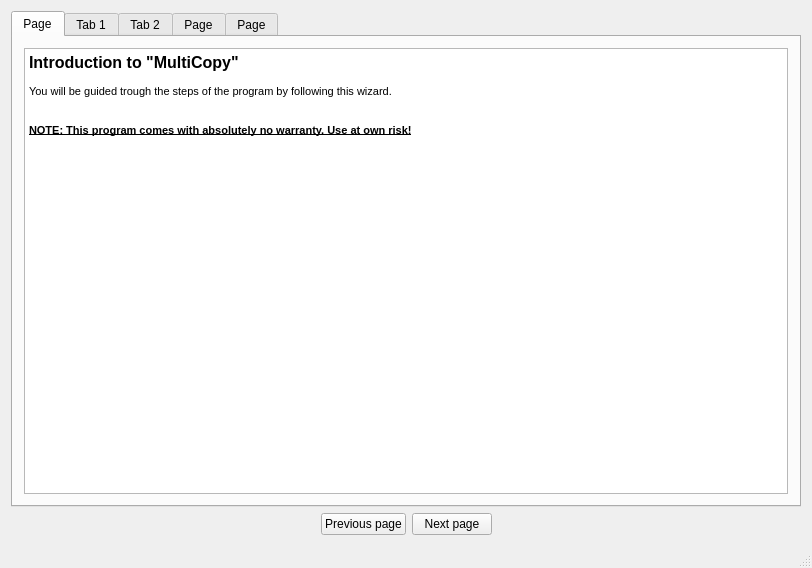
<?xml version="1.0" encoding="UTF-8"?>
<ui version="4.0">
 <class>MainWindow</class>
 <widget class="QMainWindow" name="MainWindow">
  <property name="geometry">
   <rect>
    <x>0</x>
    <y>0</y>
    <width>812</width>
    <height>568</height>
   </rect>
  </property>
  <property name="windowTitle">
   <string>MultiCopy</string>
  </property>
  <property name="locale">
   <locale language="English" country="Denmark"/>
  </property>
  <widget class="QWidget" name="centralWidget">
   <layout class="QVBoxLayout" name="verticalLayout">
    <item>
     <widget class="QTabWidget" name="tabWidget">
      <property name="currentIndex">
       <number>0</number>
      </property>
      <widget class="QWidget" name="tab_5">
       <attribute name="title">
        <string>Page</string>
       </attribute>
       <layout class="QVBoxLayout" name="verticalLayout_9">
        <item>
         <widget class="QTextEdit" name="textEdit">
          <property name="readOnly">
           <bool>true</bool>
          </property>
          <property name="html">
           <string>&lt;!DOCTYPE HTML PUBLIC &quot;-//W3C//DTD HTML 4.0//EN&quot; &quot;http://www.w3.org/TR/REC-html40/strict.dtd&quot;&gt;
&lt;html&gt;&lt;head&gt;&lt;meta name=&quot;qrichtext&quot; content=&quot;1&quot; /&gt;&lt;style type=&quot;text/css&quot;&gt;
p, li { white-space: pre-wrap; }
&lt;/style&gt;&lt;/head&gt;&lt;body style=&quot; font-family:'MS Shell Dlg 2'; font-size:8.25pt; font-weight:400; font-style:normal;&quot;&gt;
&lt;p style=&quot; margin-top:0px; margin-bottom:0px; margin-left:0px; margin-right:0px; -qt-block-indent:0; text-indent:0px;&quot;&gt;&lt;span style=&quot; font-size:12pt; font-weight:600;&quot;&gt;Introduction to &amp;quot;MultiCopy&amp;quot;&lt;/span&gt;&lt;/p&gt;
&lt;p style=&quot;-qt-paragraph-type:empty; margin-top:0px; margin-bottom:0px; margin-left:0px; margin-right:0px; -qt-block-indent:0; text-indent:0px;&quot;&gt;&lt;br /&gt;&lt;/p&gt;
&lt;p style=&quot; margin-top:0px; margin-bottom:0px; margin-left:0px; margin-right:0px; -qt-block-indent:0; text-indent:0px;&quot;&gt;You will be guided trough the steps of the program by following this wizard. &lt;/p&gt;
&lt;p style=&quot;-qt-paragraph-type:empty; margin-top:0px; margin-bottom:0px; margin-left:0px; margin-right:0px; -qt-block-indent:0; text-indent:0px;&quot;&gt;&lt;br /&gt;&lt;/p&gt;
&lt;p style=&quot;-qt-paragraph-type:empty; margin-top:0px; margin-bottom:0px; margin-left:0px; margin-right:0px; -qt-block-indent:0; text-indent:0px;&quot;&gt;&lt;br /&gt;&lt;/p&gt;
&lt;p style=&quot; margin-top:0px; margin-bottom:0px; margin-left:0px; margin-right:0px; -qt-block-indent:0; text-indent:0px;&quot;&gt;&lt;span style=&quot; font-weight:600; text-decoration: underline;&quot;&gt;NOTE: This program comes with absolutely no warranty. Use at own risk!&lt;/span&gt;&lt;/p&gt;&lt;/body&gt;&lt;/html&gt;</string>
          </property>
         </widget>
        </item>
       </layout>
      </widget>
      <widget class="QWidget" name="tab">
       <attribute name="title">
        <string>Tab 1</string>
       </attribute>
       <layout class="QVBoxLayout" name="verticalLayout_6">
        <item>
         <layout class="QGridLayout" name="gridLayout" columnstretch="0,1">
          <item row="0" column="1">
           <widget class="QLabel" name="label_6">
            <property name="font">
             <font>
              <weight>75</weight>
              <bold>true</bold>
             </font>
            </property>
            <property name="text">
             <string>Select one or more directories or files. </string>
            </property>
           </widget>
          </item>
          <item row="0" column="0">
           <widget class="QLabel" name="label_6_icon">
            <property name="sizePolicy">
             <sizepolicy hsizetype="Minimum" vsizetype="Minimum">
              <horstretch>0</horstretch>
              <verstretch>0</verstretch>
             </sizepolicy>
            </property>
            <property name="minimumSize">
             <size>
              <width>32</width>
              <height>32</height>
             </size>
            </property>
            <property name="maximumSize">
             <size>
              <width>32</width>
              <height>32</height>
             </size>
            </property>
            <property name="text">
             <string/>
            </property>
            <property name="pixmap">
             <pixmap resource="resources.qrc">:/icons/Information-icon.png</pixmap>
            </property>
            <property name="scaledContents">
             <bool>true</bool>
            </property>
           </widget>
          </item>
         </layout>
        </item>
        <item>
         <layout class="QVBoxLayout" name="verticalLayout_3">
          <item>
           <widget class="QLabel" name="label">
            <property name="font">
             <font>
              <weight>75</weight>
              <bold>true</bold>
             </font>
            </property>
            <property name="text">
             <string>Source</string>
            </property>
           </widget>
          </item>
          <item>
           <widget class="QTreeView" name="sourceTreeview"/>
          </item>
         </layout>
        </item>
        <item>
         <widget class="QPushButton" name="refreshListButton">
          <property name="toolTip">
           <string>Refreshes the list of devices to choose from.</string>
          </property>
          <property name="text">
           <string>Refresh lists</string>
          </property>
         </widget>
        </item>
        <item>
         <widget class="QLabel" name="label_4">
          <property name="text">
           <string>Use &quot;Control+Click&quot; to select multible items</string>
          </property>
         </widget>
        </item>
        <item>
         <widget class="QLabel" name="label_5">
          <property name="text">
           <string>Use &quot;Shift+Click&quot; to select and interval</string>
          </property>
         </widget>
        </item>
       </layout>
      </widget>
      <widget class="QWidget" name="tab_2">
       <attribute name="title">
        <string>Tab 2</string>
       </attribute>
       <layout class="QVBoxLayout" name="verticalLayout_4">
        <item>
         <layout class="QGridLayout" name="gridLayout_2" columnstretch="0,1">
          <item row="0" column="1">
           <widget class="QLabel" name="label_7">
            <property name="font">
             <font>
              <weight>75</weight>
              <bold>true</bold>
             </font>
            </property>
            <property name="text">
             <string>Select one or more destinations. </string>
            </property>
           </widget>
          </item>
          <item row="0" column="0">
           <widget class="QLabel" name="label_6_icon_2">
            <property name="sizePolicy">
             <sizepolicy hsizetype="Minimum" vsizetype="Minimum">
              <horstretch>0</horstretch>
              <verstretch>0</verstretch>
             </sizepolicy>
            </property>
            <property name="minimumSize">
             <size>
              <width>32</width>
              <height>32</height>
             </size>
            </property>
            <property name="maximumSize">
             <size>
              <width>32</width>
              <height>32</height>
             </size>
            </property>
            <property name="text">
             <string/>
            </property>
            <property name="pixmap">
             <pixmap resource="resources.qrc">:/icons/Information-icon.png</pixmap>
            </property>
            <property name="scaledContents">
             <bool>true</bool>
            </property>
           </widget>
          </item>
         </layout>
        </item>
        <item>
         <widget class="QLabel" name="label_2">
          <property name="font">
           <font>
            <weight>75</weight>
            <bold>true</bold>
           </font>
          </property>
          <property name="text">
           <string>Destination</string>
          </property>
         </widget>
        </item>
        <item>
         <widget class="QTreeView" name="destinationTreeview"/>
        </item>
        <item>
         <widget class="QPushButton" name="refreshListButton_2">
          <property name="toolTip">
           <string>Refreshes the list of devices to choose from.</string>
          </property>
          <property name="text">
           <string>Refresh lists</string>
          </property>
         </widget>
        </item>
        <item>
         <widget class="QLabel" name="label_9">
          <property name="text">
           <string>Use &quot;Control+Click&quot; to select multible items</string>
          </property>
         </widget>
        </item>
        <item>
         <widget class="QLabel" name="label_8">
          <property name="text">
           <string>Use &quot;Shift+Click&quot; to select and interval</string>
          </property>
         </widget>
        </item>
       </layout>
      </widget>
      <widget class="QWidget" name="tab_3">
       <attribute name="title">
        <string>Page</string>
       </attribute>
       <layout class="QVBoxLayout" name="verticalLayout_2">
        <item>
         <layout class="QGridLayout" name="gridLayout_3" columnstretch="0,1">
          <item row="0" column="1">
           <widget class="QLabel" name="label_12">
            <property name="font">
             <font>
              <weight>75</weight>
              <bold>true</bold>
             </font>
            </property>
            <property name="text">
             <string>Select the options that are relevant for your operation.</string>
            </property>
           </widget>
          </item>
          <item row="0" column="0">
           <widget class="QLabel" name="label_6_icon_3">
            <property name="sizePolicy">
             <sizepolicy hsizetype="Minimum" vsizetype="Minimum">
              <horstretch>0</horstretch>
              <verstretch>0</verstretch>
             </sizepolicy>
            </property>
            <property name="minimumSize">
             <size>
              <width>32</width>
              <height>32</height>
             </size>
            </property>
            <property name="maximumSize">
             <size>
              <width>32</width>
              <height>32</height>
             </size>
            </property>
            <property name="text">
             <string/>
            </property>
            <property name="pixmap">
             <pixmap resource="resources.qrc">:/icons/Information-icon.png</pixmap>
            </property>
            <property name="scaledContents">
             <bool>true</bool>
            </property>
           </widget>
          </item>
         </layout>
        </item>
        <item>
         <widget class="QCheckBox" name="validateData">
          <property name="enabled">
           <bool>true</bool>
          </property>
          <property name="toolTip">
           <string>Files are checked after they are copied if they are valid. This might slow down the process over all</string>
          </property>
          <property name="text">
           <string>Validate files</string>
          </property>
          <property name="checked">
           <bool>true</bool>
          </property>
         </widget>
        </item>
        <item>
         <widget class="QCheckBox" name="overwriteFiles">
          <property name="toolTip">
           <string>If a file exists in the destination then it will be overwritten.</string>
          </property>
          <property name="text">
           <string>Overwrite existing files in selected destinations</string>
          </property>
         </widget>
        </item>
        <item>
         <spacer name="verticalSpacer">
          <property name="orientation">
           <enum>Qt::Vertical</enum>
          </property>
          <property name="sizeHint" stdset="0">
           <size>
            <width>20</width>
            <height>354</height>
           </size>
          </property>
         </spacer>
        </item>
       </layout>
      </widget>
      <widget class="QWidget" name="tab_4">
       <attribute name="title">
        <string>Page</string>
       </attribute>
       <layout class="QVBoxLayout" name="verticalLayout_8">
        <item>
         <widget class="QLabel" name="label_11">
          <property name="font">
           <font>
            <weight>75</weight>
            <bold>true</bold>
           </font>
          </property>
          <property name="text">
           <string>Summery</string>
          </property>
         </widget>
        </item>
        <item>
         <widget class="QTextEdit" name="summery">
          <property name="readOnly">
           <bool>true</bool>
          </property>
         </widget>
        </item>
        <item>
         <widget class="QPushButton" name="beginCopyingButton">
          <property name="font">
           <font>
            <weight>75</weight>
            <bold>true</bold>
           </font>
          </property>
          <property name="text">
           <string>Begin copying</string>
          </property>
         </widget>
        </item>
       </layout>
      </widget>
     </widget>
    </item>
    <item>
     <layout class="QHBoxLayout" name="horizontalLayout">
      <item>
       <spacer name="horizontalSpacer">
        <property name="orientation">
         <enum>Qt::Horizontal</enum>
        </property>
        <property name="sizeHint" stdset="0">
         <size>
          <width>40</width>
          <height>20</height>
         </size>
        </property>
       </spacer>
      </item>
      <item>
       <widget class="QPushButton" name="previousTabButton">
        <property name="text">
         <string>Previous page</string>
        </property>
       </widget>
      </item>
      <item>
       <widget class="QPushButton" name="nextTabButton">
        <property name="text">
         <string>Next page</string>
        </property>
       </widget>
      </item>
      <item>
       <spacer name="horizontalSpacer_2">
        <property name="orientation">
         <enum>Qt::Horizontal</enum>
        </property>
        <property name="sizeHint" stdset="0">
         <size>
          <width>40</width>
          <height>20</height>
         </size>
        </property>
       </spacer>
      </item>
     </layout>
    </item>
   </layout>
  </widget>
  <widget class="QMenuBar" name="menuBar">
   <property name="geometry">
    <rect>
     <x>0</x>
     <y>0</y>
     <width>812</width>
     <height>21</height>
    </rect>
   </property>
  </widget>
  <widget class="QStatusBar" name="statusBar"/>
  <action name="actionFormat_drives">
   <property name="icon">
    <iconset resource="resources.qrc">
     <normaloff>:/icons/formatdrive.png</normaloff>:/icons/formatdrive.png</iconset>
   </property>
   <property name="text">
    <string>Format drives</string>
   </property>
   <property name="toolTip">
    <string>Format one or more drives in a row. (Opens a dialog)</string>
   </property>
  </action>
  <action name="actionAbout">
   <property name="icon">
    <iconset resource="resources.qrc">
     <normaloff>:/icons/Information-icon.png</normaloff>:/icons/Information-icon.png</iconset>
   </property>
   <property name="text">
    <string>About</string>
   </property>
   <property name="toolTip">
    <string>About this program</string>
   </property>
  </action>
 </widget>
 <layoutdefault spacing="6" margin="11"/>
 <resources>
  <include location="resources.qrc"/>
 </resources>
 <connections/>
</ui>
